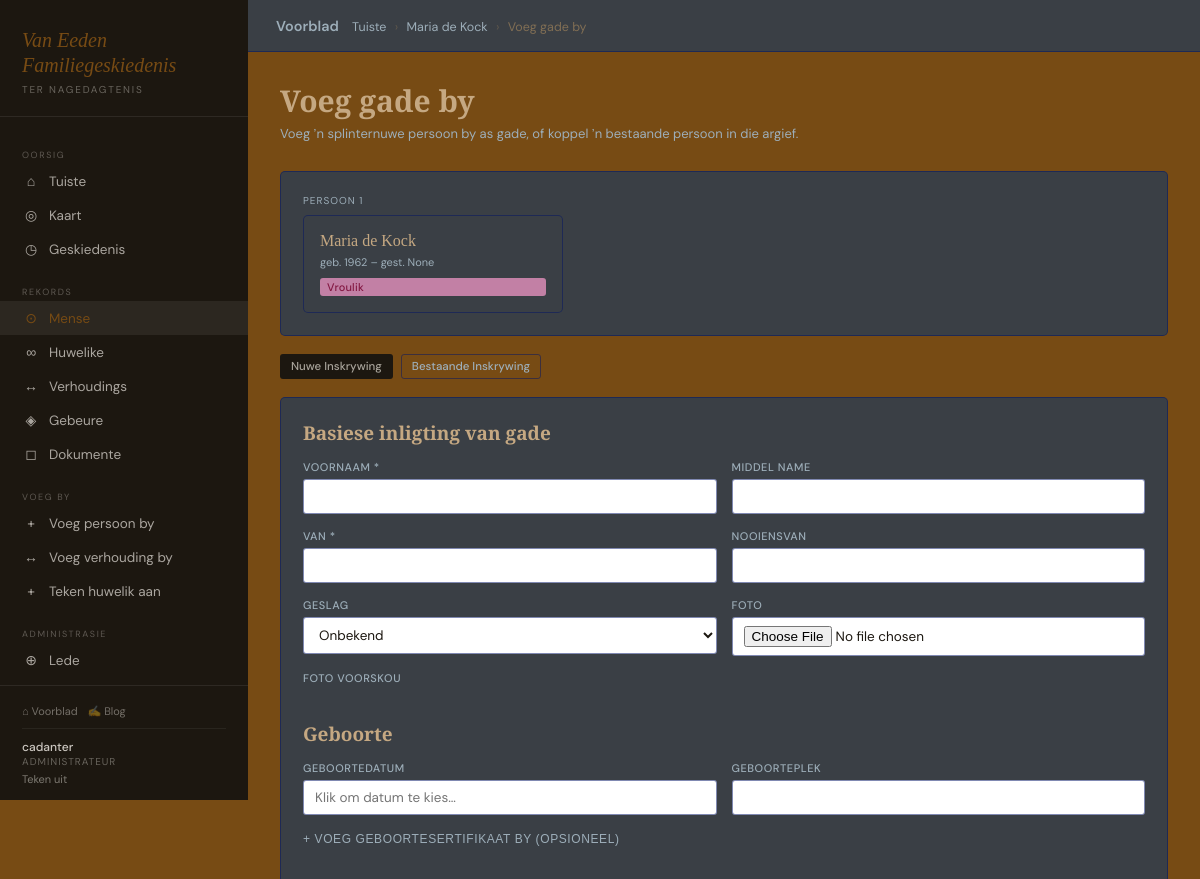
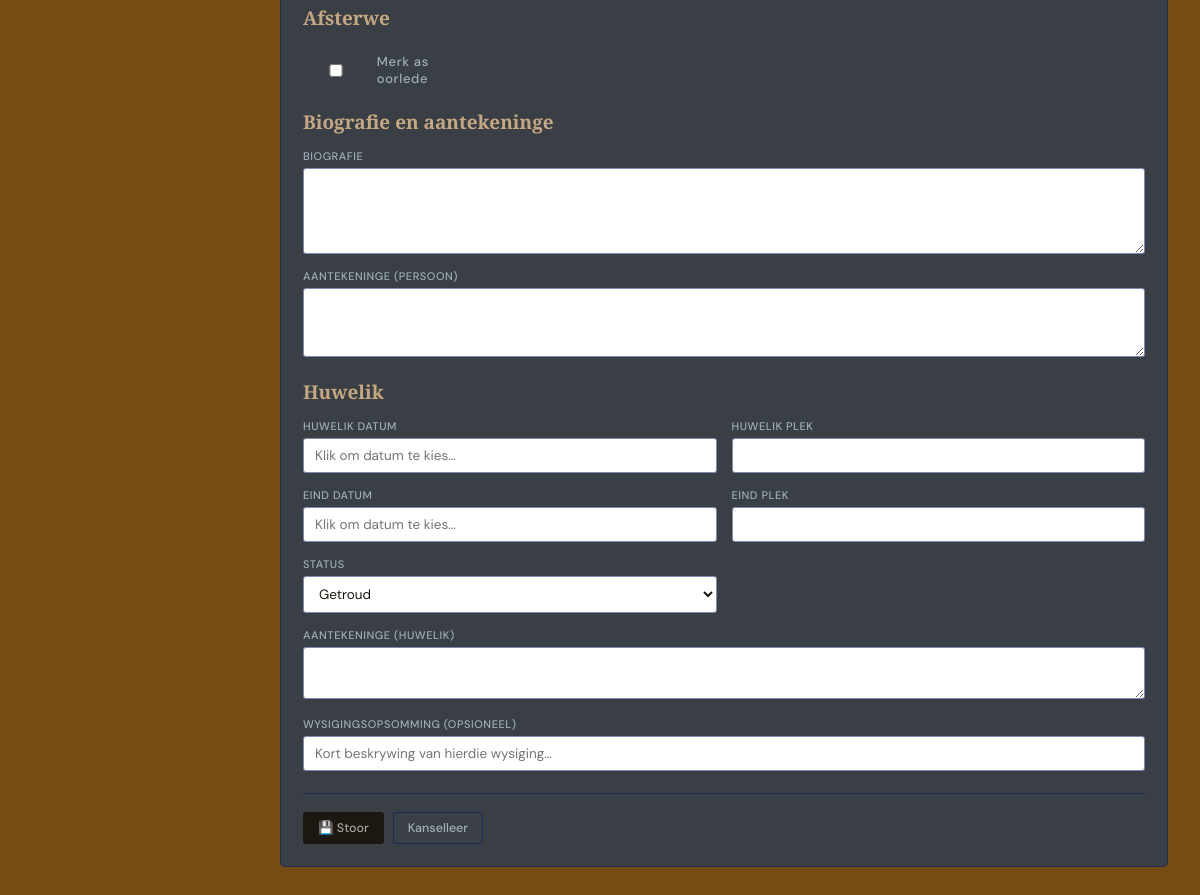
The page /argief/mense/713/voeg-gade-by/ (signed in) on the database its author committed (2 pictures, top to bottom).
### genealogy/models.py (models this page shows, shortened)
class UserProfile(models.Model):
    ROLE_CHOICES = [
        ('pending', 'Hangende Beoordeling'),
        ('viewer',  'Kyker'),
        ('trusted', 'Vertroude Lid'),
        ('admin',   'Administrateur'),
    ]
    user        = models.OneToOneField(User, on_delete=models.CASCADE, related_name='profile')
    role        = models.CharField(max_length=10, choices=ROLE_CHOICES, default='pending')
    bio         = models.TextField(blank=True)
    joined      = models.DateTimeField(auto_now_add=True)
    approved_by = models.ForeignKey(User, on_delete=models.SET_NULL, null=True, blank=True,
                    related_name='approved_profiles')
    approved_at = models.DateTimeField(null=True, blank=True)
    @property
    def is_admin(self):   return self.role == 'admin'
    @property
    def is_approved(self):return self.role in ('viewer', 'trusted', 'admin')
    @property
    def can_edit(self):   return self.role in ('trusted', 'admin')

class Person(models.Model):
    GENDER_CHOICES = [('M','Manlik'),('F','Vroulik'),('O','Ander'),('U','Onbekend')]
    first_name  = models.CharField(max_length=100)
    middle_name = models.CharField(max_length=100, blank=True)
    last_name   = models.CharField(max_length=100)
    maiden_name = models.CharField(max_length=100, blank=True)
    gender      = models.CharField(max_length=1, choices=GENDER_CHOICES, default='U')
    photo       = models.ImageField(upload_to='people/photos/', blank=True, null=True)
    birth_date  = models.CharField(max_length=100, blank=True,
                    help_text='GEDCOM datum, bv. BEF 15 JAN 1900')
    birth_place = models.CharField(max_length=200, blank=True)
    death_date  = models.CharField(max_length=100, blank=True,
                    help_text='GEDCOM datum, bv. AFT 1950')
    death_place = models.CharField(max_length=200, blank=True)
    is_deceased = models.BooleanField(default=False)
    is_root     = models.BooleanField(default=False, help_text='Stam-ouer van die boom (a1)')
    biography   = models.TextField(blank=True)
    notes       = models.TextField(blank=True)
    created_at  = models.DateTimeField(auto_now_add=True)
    updated_at  = models.DateTimeField(auto_now=True)
    created_by  = models.ForeignKey(User, on_delete=models.SET_NULL, null=True, blank=True,
                    related_name='created_people')
    birth_lat   = models.FloatField(null=True, blank=True)
    birth_lng   = models.FloatField(null=True, blank=True)
    death_lat   = models.FloatField(null=True, blank=True)
    death_lng   = models.FloatField(null=True, blank=True)
    class Meta:
        ordering = ['first_name', 'last_name']
        verbose_name_plural = 'Mense'
    @property
    def full_name(self):
        parts = [self.first_name]
        if self.middle_name: parts.append(self.middle_name)
        parts.append(self.last_name)
        return ' '.join(parts)
    def get_absolute_url(self):
        return reverse('genealogy:person_detail', kwargs={'pk': self.pk})
    @property
    def birth_year(self):
        from .gedcom_dates import parse_gedcom_date
        p = parse_gedcom_date(self.birth_date)
        return p.get('year') if p else None
    @property
    def death_year(self):
        from .gedcom_dates import parse_gedcom_date
        p = parse_gedcom_date(self.death_date)
        return p.get('year') if p else None

### genealogy/views.py (the view, shortened to what this page needs)
# urls.py: path('mense/<int:pk>/voeg-gade-by/',  views.person_add_spouse, name='person_add_spouse'),
@login_required
def person_add_spouse(request, pk):
    profile = get_profile(request.user)
    person1 = get_object_or_404(Person, pk=pk)
    if not profile.is_approved:
        messages.error(request, 'U rekening wag op goedkeuring.')
        return redirect('genealogy:person_detail', pk=pk)
    if not profile.can_edit:
        messages.error(request, 'Slegs vertroude lede kan gades koppel.')
        return redirect('genealogy:person_detail', pk=pk)
    mode = 'new'
    person_form         = PersonForm()
    marriage_form_new      = MarriageForm(auto_id='mnew_%s')
    marriage_form_existing = MarriageForm(auto_id='mexist_%s')
    from .henry import compute_henry_for_tree
    henry_map = {}
    root = Person.objects.filter(is_root=True).first()
    if root:
        henry_map = compute_henry_for_tree(root)
    all_people = list(Person.objects.exclude(pk=person1.pk).order_by('first_name', 'last_name'))
    no_henry_people = [p for p in all_people if p.pk not in henry_map]
    return render(request, 'genealogy/person_add_spouse.html', {
        'person1': person1,
        'person_form': person_form,
        'marriage_form_new': marriage_form_new,
        'marriage_form_existing': marriage_form_existing,
        'profile': profile,
        'mode': mode,
        'all_people': all_people,
        'no_henry_people': no_henry_people,
        'henry_map': henry_map,
    })

### genealogy/templates/genealogy/person_add_spouse.html (shortened to what this page needs)
{% extends "genealogy/base.html" %}
{% load static %}
{% block breadcrumb %}
  <a href="{% url 'genealogy:dashboard' %}">Tuiste</a> <span>›</span>
  <a href="{{ person1.get_absolute_url }}">{{ person1.full_name }}</a> <span>›</span>
  Voeg gade by
{% endblock %}
{% block extra_css %}
  <link rel="stylesheet" href="{% static 'genealogy/css/datepicker.css' %}">
{% endblock %}
{% block content %}
<div class="ph"><div><h2>Voeg gade by</h2><p class="subtitle">Voeg ʼn splinternuwe persoon by as gade, of koppel ʼn bestaande persoon in die argief.</p></div></div>
<div class="card" style="margin-bottom:18px;">
  <div style="font-size:10px;text-transform:uppercase;letter-spacing:.1em;color:var(--muted);margin-bottom:8px;">Persoon 1</div>
  <div class="pcard" style="max-width:260px;cursor:default;">
    <div class="pcard-name">{{ person1.full_name }}</div>
    <div class="pcard-dates" style="font-size:11px;">
      {% if person1.birth_date %}geb. {{ person1.birth_year }}{% endif %}
      {% if person1.is_deceased and person1.death_date %} – gest. {{ person1.death_year }}{% endif %}
    </div>
    <span class="badge badge-{% if person1.gender == 'M' %}male{% elif person1.gender == 'F' %}female{% else %}viewer{% endif %}" style="margin-top:4px;">{{ person1.get_gender_display }}</span>
  </div>
</div>
<div style="display:flex;gap:8px;margin-bottom:18px;">
  <button type="button" id="tab-new-btn" class="btn btn-sm" onclick="asShowTab('new')">Nuwe Inskrywing</button>
  <button type="button" id="tab-existing-btn" class="btn btn-sm" onclick="asShowTab('existing')">Bestaande Inskrywing</button>
</div>
<div id="tab-new">
<div class="card">
  <form method="post" enctype="multipart/form-data">
    <h3 style="margin-bottom:14px;">Basiese inligting van gade</h3>
    <div class="form-grid">
      <div class="fg">
        <label>Voornaam *</label>{{ person_form.first_name }}
      </div>
      <div class="fg"><label>Middel name</label>{{ person_form.middle_name }}</div>
      <div class="fg">
        <label>Van *</label>{{ person_form.last_name }}
      </div>
      <div class="fg"><label>Nooiensvan</label>{{ person_form.maiden_name }}</div>
      <div class="fg"><label>Geslag</label>{{ person_form.gender }}</div>
      <div class="fg"><label>Foto</label>{{ person_form.photo }}</div>
      <div class="fg" style="margin-bottom:14px;">
        <label>Foto Voorskou</label>
      </div>
    </div>
    <h3 style="margin-top:22px;margin-bottom:14px;">Geboorte</h3>
    <div class="form-grid">
      <div class="fg" style="position:relative;">
        <label>Geboortedatum</label>
        <input type="text" id="birth_date_display" name="birth_date_display"
               class="gedcom-date" placeholder="Klik om datum te kies…"
               value="{{ person_form.birth_date.value|default:'' }}">
      </div>
      <div class="fg"><label>Geboorte­plek</label>{{ person_form.birth_place }}</div>
    </div>
    <div id="birth-doc-section" style="display:block;">
      <button type="button" onclick="toggleDocSection('birth-doc-section', 'birth-doc-content')" style="background:none;border:none;color:var(--muted);font-size:12px;text-transform:uppercase;letter-spacing:.05em;cursor:pointer;padding:8px 0;margin-bottom:8px;">
        + Voeg Geboortesertifikaat by (Opsioneel)
      </button>
    </div>
    <h3 style="margin-top:22px;margin-bottom:14px;">Afsterwe</h3>
    <div class="form-grid">
      <div class="fg" style="align-items:flex-start;padding-top:8px;">
        <label style="display:flex;align-items:center;gap:8px;text-transform:none;font-size:13px;cursor:pointer;">
          {{ person_form.is_deceased }} Merk as oorlede
        </label>
      </div>
      <div class="fg"></div>
    </div>
    <h3 style="margin-top:22px;margin-bottom:14px;">Biografie en aantekeninge</h3>
    <div class="form-grid">
      <div class="fg full"><label>Biografie</label>{{ person_form.biography }}</div>
      <div class="fg full"><label>Aantekeninge (persoon)</label>{{ person_form.notes }}</div>
    </div>
    <h3 style="margin-top:22px;margin-bottom:14px;">Huwelik</h3>
    <div class="form-grid">
      <div class="fg" style="position:relative;">
        <label>Huwelik datum</label>
        <input type="text" id="new_marriage_date_display" name="marriage_date_display"
               class="gedcom-date" placeholder="Klik om datum te kies…" value="">
      </div>
      <div class="fg">
        <label>Huwelik plek</label>{{ marriage_form_new.marriage_place }}
      </div>
      <div class="fg" style="position:relative;">
        <label>Eind datum</label>
        <input type="text" id="new_end_date_display" name="end_date_display"
               class="gedcom-date" placeholder="Klik om datum te kies…" value="">
      </div>
      <div class="fg">
        <label>Eind plek</label>{{ marriage_form_new.end_place }}
      </div>
      <div class="fg">
        <label>Status</label>{{ marriage_form_new.status }}
      </div>
      <div class="fg full">
        <label>Aantekeninge (huwelik)</label>
        <textarea name="marriage_notes" rows="2"></textarea>
      </div>
    </div>
    <div class="fg full" style="margin-top:18px;">
      <label>Wysigingsopsomming (opsioneel)</label>
      <input type="text" name="note" placeholder="Kort beskrywing van hierdie wysiging…">
    </div>
    <div class="form-actions">
      <button type="submit" class="btn btn-primary">💾 Stoor</button>
      <a href="{{ person1.get_absolute_url }}" class="btn btn-secondary">Kanselleer</a>
    </div>
  </form>
</div>
</div>
{% endblock %}

### genealogy/templates/genealogy/base.html (shortened to what this page needs)
{% load static %}
<!DOCTYPE html>
<html lang="af">
<head>
  <link rel="stylesheet" href="{% static 'genealogy/css/main.css' %}">
  {% block extra_css %}{% endblock %}
</head>
<body>
<nav class="sidebar" id="sidebar">
  <div class="brand">
    <div class="brand-title">Van Eeden<br>Familiegeskiedenis</div>
    <div class="brand-sub">Ter nagedagtenis</div>
  </div>
  <div class="nav">
    <div class="nav-label">Oorsig</div>
    <a href="{% url 'genealogy:dashboard' %}" class="{% if request.resolver_match.url_name == 'dashboard' %}active{% endif %}">
      <span class="ic">⌂</span> Tuiste
    </a>
    <a href="{% url 'genealogy:map' %}" class="{% if request.resolver_match.url_name == 'map' %}active{% endif %}">
      <span class="ic">◎</span> Kaart
    </a>
    <a href="{% url 'genealogy:audit_log' %}" class="{% if request.resolver_match.url_name == 'audit_log' %}active{% endif %}">
      <span class="ic">◷</span> Geskiedenis
    </a>
    <div class="nav-label">Rekords</div>
    <a href="{% url 'genealogy:person_list' %}" class="{% if 'person' in request.resolver_match.url_name %}active{% endif %}">
      <span class="ic">⊙</span> Mense
    </a>
    <a href="{% url 'genealogy:marriage_list' %}" class="{% if 'marriage' in request.resolver_match.url_name %}active{% endif %}">
      <span class="ic">∞</span> Huwelike
    </a>
    <a href="{% url 'genealogy:relationship_list' %}" class="{% if 'relationship' in request.resolver_match.url_name %}active{% endif %}">
      <span class="ic">↔</span> Verhoudings
    </a>
    <a href="{% url 'genealogy:event_list' %}" class="{% if 'event' in request.resolver_match.url_name %}active{% endif %}">
      <span class="ic">◈</span> Gebeure
    </a>
    <a href="{% url 'genealogy:document_list' %}" class="{% if 'document' in request.resolver_match.url_name %}active{% endif %}">
      <span class="ic">◻</span> Dokumente
    </a>
    {% if user.is_authenticated and profile %}
      {% if profile.can_edit %}
        <div class="nav-label">Voeg by</div>
        <a href="{% url 'genealogy:person_create' %}"><span class="ic">+</span> Voeg persoon by</a>
        <a href="{% url 'genealogy:relationship_create' %}"><span class="ic">↔</span> Voeg verhouding by</a>
        <a href="{% url 'genealogy:marriage_create' %}"><span class="ic">+</span> Teken huwelik aan</a>
      {% elif profile.is_approved %}
        <div class="nav-label">Bydrae</div>
        <a href="{% url 'genealogy:person_create' %}"><span class="ic">+</span> Stel persoon voor</a>
        <a href="{% url 'genealogy:person_list' %}"><span class="ic">✎</span> Stel wysiging voor</a>
      {% endif %}
      {% if profile.is_admin %}
        <div class="nav-label">Administrasie</div>
        <a href="{% url 'genealogy:members_list' %}" class="{% if request.resolver_match.url_name == 'members_list' %}active{% endif %}">
          <span class="ic">⊕</span> Lede
        </a>
        <a href="{% url 'genealogy:pending_edits' %}" class="{% if request.resolver_match.url_name == 'pending_edits' %}active{% endif %}">
        </a>
      {% endif %}
    {% endif %}
  </div>
  <div class="sidebar-user">
    <div style="margin-bottom:10px;padding-bottom:10px;border-bottom:1px solid rgba(255,255,255,.06);display:flex;gap:10px;">
      <a href="/" style="color:rgba(247,243,236,.4);font-size:11px;text-decoration:none;">⌂ Voorblad</a>
      <a href="{% url 'blog:post_list' %}" style="color:rgba(247,243,236,.4);font-size:11px;text-decoration:none;">✍ Blog</a>
    </div>
    {% if user.is_authenticated %}
      <div class="uname">{{ user.get_full_name|default:user.username }}</div>
      {% if profile %}<div class="urole">{{ profile.get_role_display }}</div>{% endif %}
      <a href="{% url 'genealogy:logout' %}">Teken uit</a>
    {% else %}
      <a href="{% url 'genealogy:login' %}" style="color:rgba(247,243,236,.6)">Teken in</a>
      &nbsp;·&nbsp;
      <a href="{% url 'genealogy:register' %}" style="color:rgba(247,243,236,.6)">Registreer</a>
    {% endif %}
  </div>
</nav>
<div class="main">
  <div class="topbar">
    <div class="breadcrumb">
      <a href="/" style="color: var(--muted); font-weight: 600; font-size: 0.9rem; padding-right: 10px;">Voorblad</a>
      {% block breadcrumb %}<a href="{% url 'genealogy:dashboard' %}">Tuiste</a>{% endblock %}
    </div>
  </div>
  <div class="content">
    {% block content %}{% endblock %}
  </div>
</div>
</body>
</html>

### rows shown on the page
UserProfile: role "ADMINISTRATEUR"
Person: full_name "Maria de Kock", birth_year "1962", death_year "None", gender "Vroulik"

### other values the page prints
{{ user.get_full_name|default:user.username }} "cadanter"
